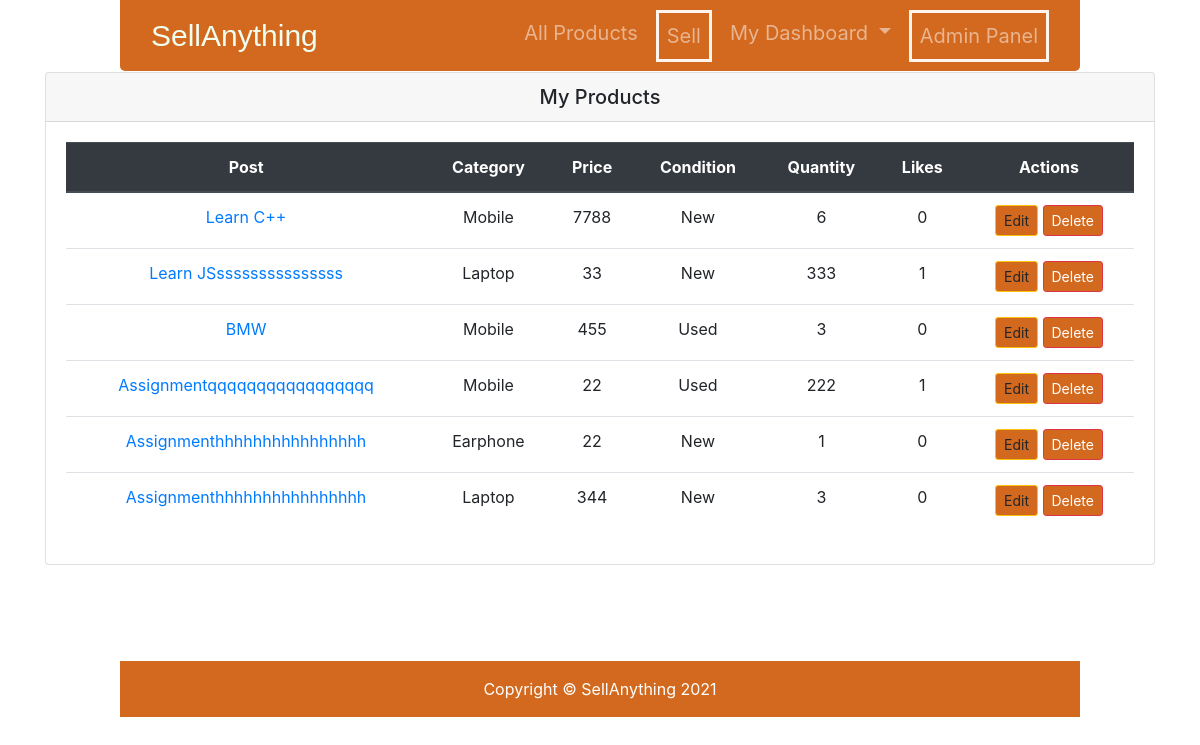
Page /dashboard/myproducts/ (signed in) on the committed database.
### products/models.py (models this page shows, shortened)
class Product(models.Model):
    pCondition=[
        ('New','New'),
        ('Used','Used'),
    ]
    user = models.ForeignKey(User, on_delete=models.CASCADE)
    title = models.CharField(max_length=120)
    image = models.ImageField(upload_to='products/')
    categories = models.CharField(max_length=120)
    location = models.CharField(max_length=120)
    price = models.IntegerField()
    condition = models.CharField(max_length=10,choices=pCondition)
    quantity = models.PositiveIntegerField(default=1)
    details = models.TextField()
    slug = models.SlugField(unique=True, blank=True)
    likes = models.ManyToManyField(User, related_name='post_likes', blank=True)
    created_at = models.DateTimeField(auto_now_add=True)
    updated_at = models.DateTimeField(auto_now=True)
    is_published = models.BooleanField(default=False)
    def likes_count(self):
        return self.likes.count()

### products/views.py (the view)
# urls.py: path('dashboard/myproducts/', MyProductView.as_view(), name='my_products'),
class MyProductView(LoginRequiredMixin, ListView):
    template_name = 'products/my_products.html'
    def get_queryset(self):
        return Product.objects.filter(user=self.request.user)

### products/context_processor.py (called while the page is built)
def categories(request):
    cat_list = []
    all_cat = Product.objects.all()
    for cat in all_cat:
        name_list = cat.categories.split(',')
        for item in name_list:
            cat_list.append(item)
    cat_dict = {'categories': set(cat_list)}
    return cat_dict

def user_liked_products(request):
        products = Product.objects.filter(likes=request.user.id)
        return {'user_liked_products': products}

def recent_products(request):
    products = Product.objects.all().order_by('-created_at')[:5]
    return {'recent_products': products}

### templates/products/my_products.html (shortened to what this page needs)
{% extends 'base.html' %}
{% block content %}
<div class="row my-3 mb-5">
    <div class="col-md-12 mb-5">
        <div class="card">
            <h5 class="card-header text-center">My Products</h5>
            <div class="card-body">
                {% if object_list %}
                <table class="table text-center">
                    <thead class="thead-dark">
                        <tr>
                            <th scope="col">Post</th>
                            <th scope="col">Category</th>
                            <th scope="col">Price</th>
                            <th scope="col">Condition</th>
                            <th scope="col">Quantity</th>
                            <th scope="col">Likes</th>
                            <th scope="col">Actions</th>
                        </tr>
                    </thead>
                    <tbody>
                        {% for obj in object_list %}
                        <tr>
                            <td><a href="{% url 'detail' obj.slug %}">{{ obj.title }}</a></td>
                            <td>{{ obj.categories }}</td>
                            <td>{{ obj.price }}</td>
                            <td>{{ obj.condition }}</td>
                            <td>{{ obj.quantity }}</td>
                            <td>{{ obj.likes_count }}</td>
                            <td>
                                <a class="btn btn-warning btn-sm" href="{% url 'update' obj.slug %}" role="button">Edit</a>
                                <a class="btn btn-danger btn-sm" href="{% url 'delete' obj.slug %}" role="button">Delete</a>
                            </td>
                        </tr>
                        {% endfor %}
                    </tbody>
                </table>
                {% else %}
                <p>You have not any post yet !! <a href="{% url 'create' %}">Create a new one..</a></p>
                {% endif %}
            </div>
        </div>
    </div>
</div>
{% endblock content %}

### static/products/css/style.css (style rules this page uses)
body { padding-top: 56px; }
.navbar,.btn,.footer { background-color: chocolate !important; }

### rows in the picture
Product: title "Learn C++", categories "Mobile", price "7788", condition "New", quantity "6", likes_count "0"
Product: title "Learn JSsssssssssssssss", categories "Laptop", price "33", condition "New", quantity "333", likes_count "1"
Product: title "BMW", categories "Mobile", price "455", condition "Used", quantity "3", likes_count "0"
Product: title "Assignmentqqqqqqqqqqqqqqqqq", categories "Mobile", price "22", condition "Used", quantity "222", likes_count "1"
Product: title "Assignmenthhhhhhhhhhhhhhhh", categories "Earphone", price "22", condition "New", quantity "1", likes_count "0"
Product: title "Assignmenthhhhhhhhhhhhhhhh", categories "Laptop", price "344", condition "New", quantity "3", likes_count "0"
